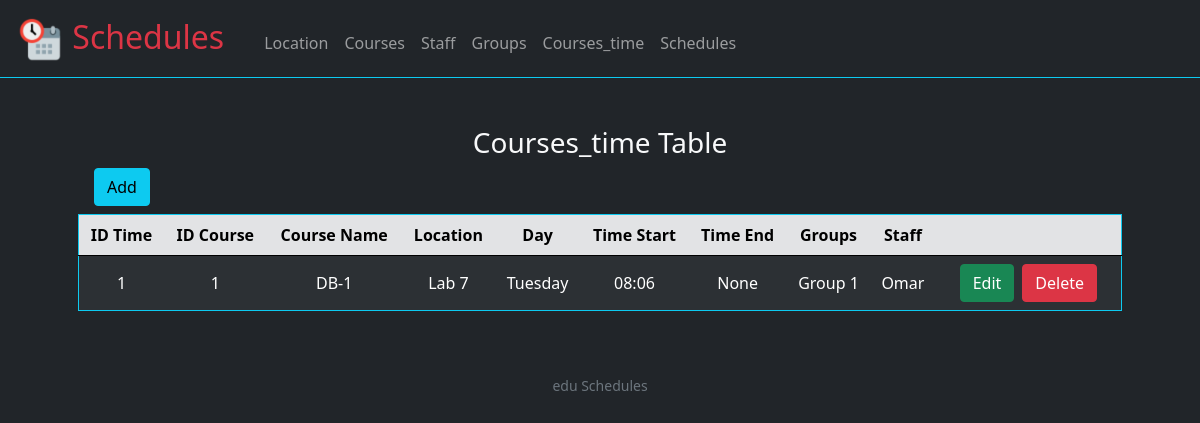
Before: /courses_time with the older database file.
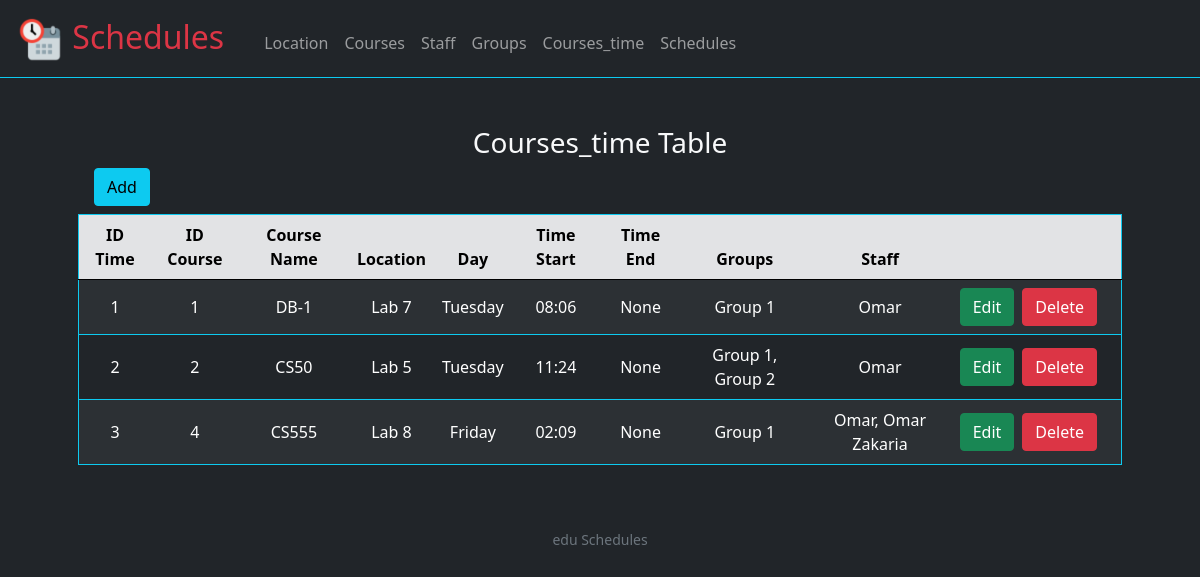
After: the same page with the newer database file.
### tables this page shows
CREATE TABLE courses_time(
    id integer,
    location_ integer not null ,
    week_ integer not null,  
    start_time_lecture varchar(15) not null,
    end_time_lecture varchar(15),
    courses_modal integer not null,
    primary key(id),
    foreign key (location_) references location(id), 
    foreign key (week_) references day_week(id), 
    foreign key (courses_modal) references courses(id)
);

CREATE TABLE courses(
    id integer,
    name text unique not null,
    course_code varchar(20) unique not null,
    term integer not null check(term == 1 or term == 2), 
    level integer not null check(level >= 1 and level <= 4 ),
    type integer not null,
    department integer not null,
    primary key (id),
    foreign key (type) references group_type(id),
    foreign key (department) references departments(id)
);

### application.py (the view)
@app.route("/courses_time", methods=["POST", "GET"])
def courses_time():
    data = view_table("""SELECT courses_time.id as "ID Time",
                                courses.id as "ID course",
                                courses.name as "Course Name",
                                location.name as "location",
                                day_week.name as "Day",
                                courses_time.start_time_lecture as "Time Start",
                                courses_time.end_time_lecture as "Time End",
                                replace(group_concat(distinct(groups.name)), ",", ", ") as "Groups",
                                replace(group_concat(distinct(staff.name)), ",", ", ") as "Staff"
                            from courses_time
                        left join courses on courses.id = courses_time.courses_modal
                        left join location on location.id = courses_time.location_
                        left join day_week on day_week.id = courses_time.week_
                        left join courses_time__staff on courses_time__staff.courses_time = courses_time.id
                        left join courses_time__groups on courses_time__groups.courses_time = courses_time.id
                        left join staff on staff.id = courses_time__staff.staff
                        left join groups on groups.id = courses_time__groups.group_
                        GROUP by courses_time.id""")
    locations = sql("select * from location", (), True)[1]
    groups = sql("select id, name from groups", (), True)[1]
    staffs = sql("select id, name from staff", (), True)[1]
    courses = sql("select id, name from courses", (), True)[1]
    if request.method == "GET":
        return render_template("courses_time.html", keys=data[0], data=data[1], locations=locations, groups=groups, staffs=staffs, courses=courses)
    else:
        return render_template('functionals/data_view.html', keys=data[0], data=data[1],
                view_title="courses_time Table", link_edit="/edit_courses_time", link_view="/courses_time", table="courses_time")

### application.py (called while the page is built)
@app.after_request
def after_request(response):
    response.headers["Cache-Control"] = "no-cache, no-store, must-revalidate"
    response.headers["Expires"] = 0
    response.headers["Pragma"] = "no-cache"
    return response

### helpers.py (called while the page is built)
def sql(query, values=(), return_data=False):
    if return_data == True:
        data = None
        with sqlite3.connect(db_name) as db:
            cur = db.cursor()
            cur.execute("pragma foreign_keys = on")
            cur.execute(query, values)
            keys = [d[0] for d in cur.description]
            data = [keys, cur.fetchall()]
        return data
    else:
        with sqlite3.connect(db_name) as db:
            cur = db.cursor()
            cur.execute(query, values)

def view_table(query):
    data = None
    try:
        data = sql(query, (), True)
    except:
        return "Error: SQLite3 Error view()"
    return data

### templates/courses_time.html (shortened to what this page needs)
{% extends "layout.html" %}
{% block main %}
    {% with view_title="courses_time Table", link_edit="/edit_courses_time", link_view="/courses_time", table="courses_time"  %}
      {% include "functionals/data_view.html" %}
    {% endwith %}
{% endblock %}

### templates/layout.html (shortened to what this page needs)
<!DOCTYPE html>
<html lang="en">
<head>
    <link rel="stylesheet" href="https://cdn.jsdelivr.net/npm/bootstrap@5.1/dist/css/bootstrap.min.css">
    <link href="/static/style.css" rel="stylesheet">
</head>
<body class="bg-dark text-light">
    <nav class="navbar navbar-expand-md navbar-dark bg-dark border-bottom border-1 border-info">
        <a class="navbar-brand ms-3" href="/schedules">
            <img src="../static/favicon.ico">
            <span class="text-danger">Schedules</span>
        </a>
        <div class="collapse navbar-collapse text-capitalize ps-3 text-white" id="navbar">
            <ul class="navbar-nav mr-auto mt-2">
                <li class="nav-item"><a class="nav-link" href="/location">location</a></li>
                <li class="nav-item"><a class="nav-link" href="/courses">courses</a></li>
                <li class="nav-item"><a class="nav-link" href="/staff">staff</a></li>
                <li class="nav-item"><a class="nav-link" href="/groups">groups</a></li>
                <li class="nav-item"><a class="nav-link" href="/courses_time">courses_time</a></li>
                <li class="nav-item"><a class="nav-link" href="/schedules">schedules</a></li>
            </ul>
        </div>
    </nav>
    <main class="container p-5 ">
        {% block main %}{% endblock %}
    </main>
    <footer class="small text-center text-muted">
        edu Schedules
    </footer>
</body>
</html>

### templates/functionals/data_view.html
{% block view %}
<div class="text-center" id="view">
    <div class="text-capitalize" >
        <h3>{{ view_title }}</h3>
    </div>
    <div class="d-grid gap-2 d-md-flex justify-content-md-start ms-3">
        <button  type="button" class="btn btn-info mb-2" data-bs-toggle="modal" data-bs-target="#add">
            Add
        </button>
    </div>
    <table class="table table-hover table-striped table-dark border rounded border-info align-middle">
        <thead class="text-capitalize table-secondary ">
            <tr>
                {% for key in keys %}
                    <th scope="col">{{ key }}</th>
                {% endfor %}
                <th scope="col"></th>
            </tr>
        </thead>
        <tbody>
            {% for row in data %}
                <tr>
                    {% for element in row %}
                        <td>{{ element }}</td>
                    {% endfor %}
                    <td>
                        <div class="d-grid gap-2 d-md-flex justify-content-md justify-content-md-end pe-3">
                            <button class="btn btn-success mr-3" onclick="show_delete_edit(2, '{{ row[0] }}','{{ link_edit }}', '{{ link_view }}', '{{ table }}')" >Edit</button>
                            <button class="btn btn-danger" onclick="show_delete_edit(1, '{{ row[0] }}', '/delete_data', '{{ link_view }}', '{{ table }}', '{{ row[1] }}')" >Delete</button>
                        </div>
                    </td>
                </tr>
            {% endfor %}
        </tbody>
    </table>
</div>
{% endblock %}

### static/style.css (style rules this page uses)
nav .navbar-brand { font-size: xx-large; }
main { overflow-x: auto; text-align: center; }

Changed rows visible on the page:
added courses_time: row "2" "2" "Lab 5" "Tuesday" "None" "Group 1, Group 2" "Omar", start_time_lecture "11:24"
added courses: name "CS50"
added courses_time: row "3" "4" "Lab 8" "Friday" "None" "Group 1" "Omar, Omar Zakaria", start_time_lecture "02:09"
added courses: name "CS555"
